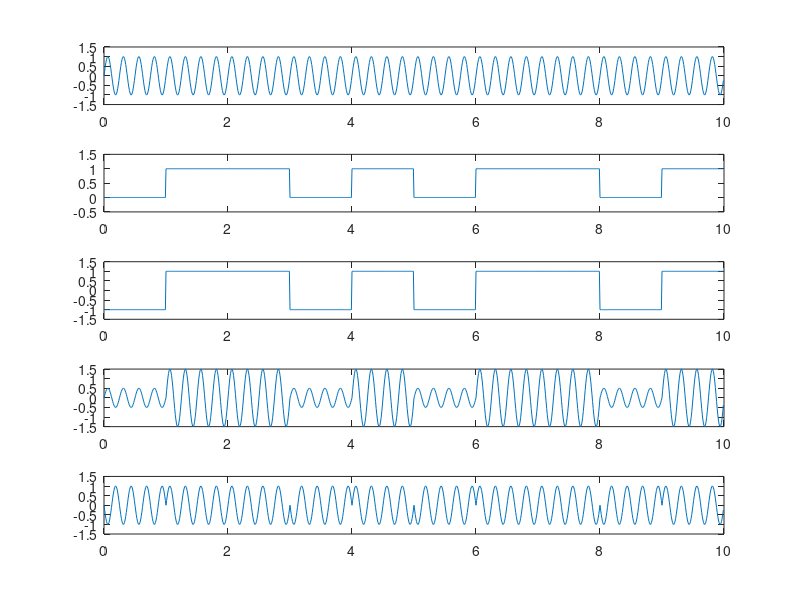
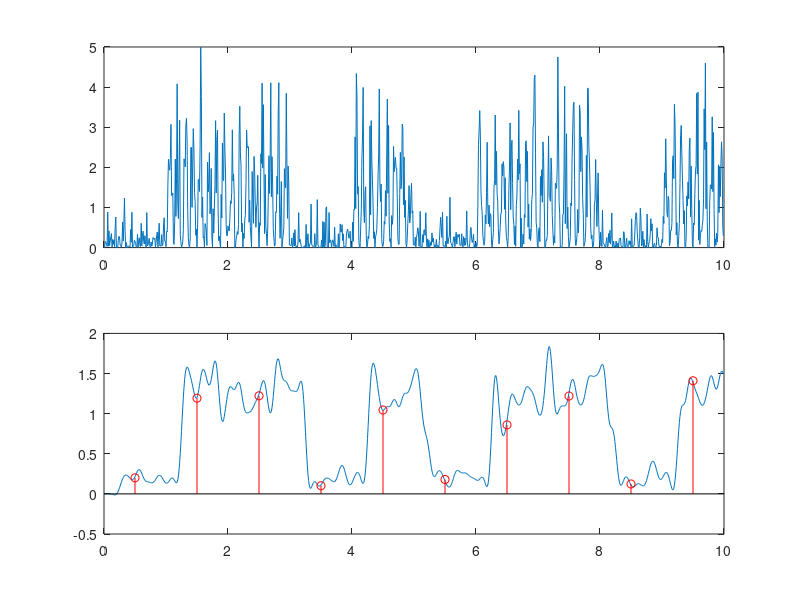

These charts were generated, in order, by the following MATLAB code:
fc = 4;
N = 10;
bku = rand(1,N)>0.5;    % random 10-bit uniplor binaries
bkb = 2*bku - 1;        % bipolar binaries
t = 0:0.01:(N-0.01);    % make time line
carrier = sin(2*pi*fc*t);   % carrier, zero-phase sine wave
figure(1)
subplot(5,1,1)
plot(t, carrier); axis([0 N -1.5 1.5]);
bkut = []; bkbt = [];
for k = 1:N
    if(bku(k)==1) bkut = [bkut ones(1,100)];
    else bkut = [bkut zeros(1,100)];
    end
end
subplot(5,1,2)
plot(t, bkut); axis([0 N -0.5 1.5]);
bkbt = kron(bkb, ones(1,100));
subplot(5,1,3);
plot(t, bkbt); axis([0 N -1.5 1.5]);
ask = (bkut+0.5).*carrier;
psk = bkbt.*carrier;
subplot(5,1,4);  plot(t, ask); axis([0 N -1.5 1.5]);
subplot(5,1,5);  plot(t, psk); axis([0 N -1.5 1.5]);
ask = awgn(ask,10);
sqask = ask.*ask;   % apply the square law 
figure(2)
subplot(2,1,1); plot(t, sqask);
B = fir1(50, 0.1);  % designe the LPF coefficients
lfp = filter(B,1,sqask);
subplot(2,1,2); plot(t, lfp);
samples = lfp(50:1/0.01:end);
hold on
stem(50/100:N, samples, 'r');
hold off
rbk = samples>0.625;
error = sum(rbk ~= bku)
